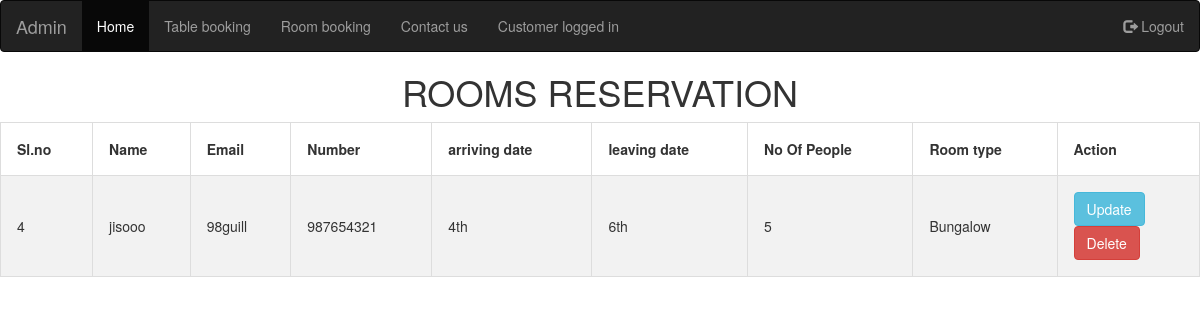
The app's page /reservation.php with its own data.
### tables this page shows
CREATE TABLE `room` (
  `id` int(11) NOT NULL,
  `name` varchar(20) NOT NULL,
  `email` varchar(10) NOT NULL,
  `phone` int(20) NOT NULL,
  `a_date` varchar(10) NOT NULL,
  `d_date` varchar(10) NOT NULL,
  `people` int(15) NOT NULL,
  `room` text NOT NULL
);

### reservation.php (the view, shortened to what this page needs)
<!DOCTYPE html>
<html>
<head>
<link rel="stylesheet" href="https://maxcdn.bootstrapcdn.com/bootstrap/3.4.1/css/bootstrap.min.css">
</head>
<body>
<nav class="navbar navbar-inverse">
  <div class="container-fluid">
    <div class="navbar-header">
      <a class="navbar-brand">Admin</a>
    </div>
    <ul class="nav navbar-nav">
    <li class="active"><a href="indexadmin.php">Home</a></li>
          <li><a href="table_reserve.php">Table booking</a></li>
          <li><a href="reservation.php">Room booking</a></li>
          <li><a href="contactdetails.php">Contact us</a></li>
          <li><a href="logindetails.php">Customer logged in</a></li>
    </ul>
    <ul class="nav navbar-nav navbar-right">
      <li><a href="adminlogout.php"><span class="glyphicon glyphicon-log-out"></span> Logout</a></li>
    </ul>
  </div>
</nav>
<h1>ROOMS RESERVATION</h1>
<table border="2">
  <tr>
    <th>Sl.no</th>
    <th>Name</th>
    <th>Email</th>
    <th>Number</th>
    <th>arriving date</th>
    <th>leaving date</th>
    <th>No Of People</th>
    <th>Room type</th>
    <th colspan="2" align="center">Action</th>
  </tr>
  <?php
  include("connection.php");
  $query = "select * from room";
  $data = mysqli_query($conn,$query);
  $total = mysqli_num_rows($data);
  if($total!=0)
  {
    while($result=mysqli_fetch_assoc($data))
    {
      ?>
      <tr>
      <td><?php echo$result['id'];?></td>
      <td><?php echo$result['name'];?></td>
      <td><?php echo$result['email'];?></td>
      <td> <?php echo $result['phone']; ?></td>
      <td><?php echo$result['a_date'];?></td>
      <td><?php echo$result['d_date'];?></td>
      <td><?php echo$result['people'];?></td>
      <td><?php echo$result['room'];?></td>
      <td>
      <form action="update_room.php" method="POST">
          <input type="hidden" name="update_id"  value="<?php echo $result['id']; ?>"><a href="update_room.php?id=<?php echo $result['id'];?>"
          <button type="submit" name="update_btn" class="btn btn-info update_btn" value="update">Update</button>
          </a>
      </form>
      <form action="del_book.php" method="POST">
      <button type="submit" name="delete_btn" class="btn btn-danger delete_btn ">Delete</button>
  </form>
  </td>
  </tr>
  <?php
}
}
else{
echo "No records found";
}
?>
</table>
</body>
</html>

### reservation.php (style rules this page uses)
table { border-collapse: collapse; border-spacing: 0; width: 100%; border: 1px solid #ddd; }
h1 { text-align: center; }
th, td { text-align: left; padding: 16px; }
tr:nth-child(even) { background-color: #f2f2f2; }

### records on screen
room: id "4", name "jisooo", email "98guill", phone "987654321", a_date "4th", d_date "6th", people "5", room "Bungalow"
